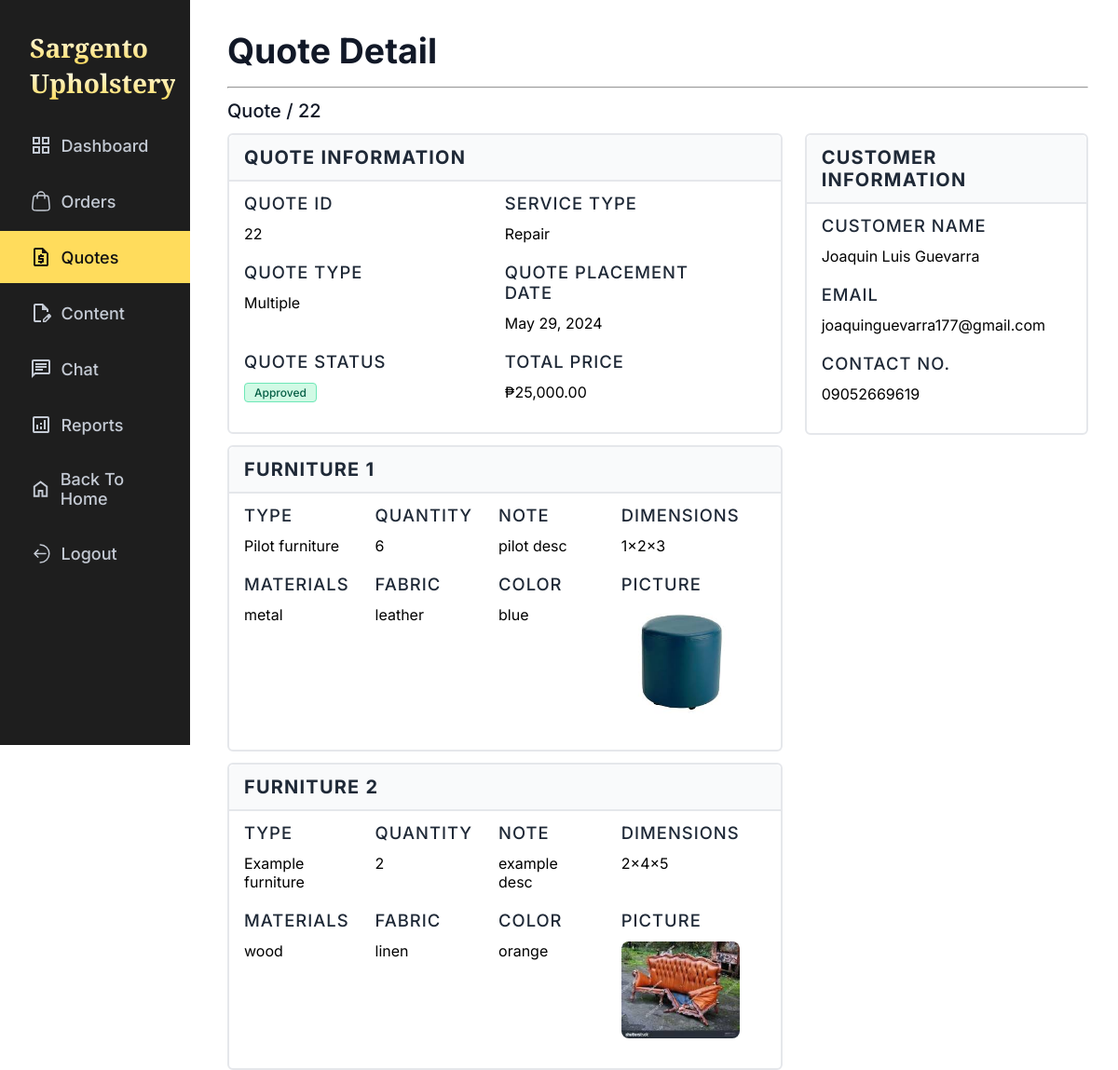
Page /admin/quotation_details.php?quote-id=22 (signed in) on the committed database.
### tables this page shows
CREATE TABLE `quotes` (
  `quote_id` int NOT NULL,
  `customer_id` int DEFAULT NULL,
  `service_type` enum('','repair','mto') DEFAULT NULL,
  `total_price` float DEFAULT NULL,
  `quote_status` enum('pending','approved','modified','rejected','accepted','cancelled') DEFAULT 'pending',
  `created_at` timestamp NULL DEFAULT CURRENT_TIMESTAMP,
  `updated_at` timestamp NULL DEFAULT CURRENT_TIMESTAMP ON UPDATE CURRENT_TIMESTAMP
);

CREATE TABLE `items` (
  `item_id` int NOT NULL,
  `quote_id` int DEFAULT NULL,
  `custom_id` int DEFAULT NULL,
  `furniture` varchar(255) DEFAULT NULL,
  `description` text,
  `item_ref_img` text,
  `quantity` int UNSIGNED DEFAULT NULL,
  `item_price` float DEFAULT NULL,
  `item_status` enum('pending','approved','modified','rejected','accepted','cancelled') DEFAULT 'pending'
);

CREATE TABLE `customs` (
  `custom_id` int NOT NULL,
  `dimensions` varchar(255) DEFAULT NULL,
  `materials` varchar(255) DEFAULT NULL,
  `fabric` varchar(255) DEFAULT NULL,
  `color` varchar(255) DEFAULT NULL
);

CREATE TABLE `users` (
  `user_id` int NOT NULL,
  `name` varchar(255) DEFAULT NULL,
  `email` varchar(255) NOT NULL,
  `password` char(255) NOT NULL,
  `user_type` enum('customer','admin') NOT NULL,
  `contact_number` varchar(11) NOT NULL,
  `token_hash` varchar(255) DEFAULT NULL,
  `token_expiry` datetime DEFAULT NULL
);

### admin/quotation_details.php (the view, shortened to what this page needs)
<?php
    include_once("../notif.php");
    include_once("../alert.php");
?>
<?php
    $quote_id = $_GET['quote-id'];
    $sql = "
        SELECT
            *
        FROM
            quotes Q
        LEFT JOIN
            items I USING(quote_id)
        JOIN
            users U ON Q.customer_id = U.user_id
        WHERE
            Q.quote_id = :quote_id
        ORDER BY
            Q.quote_id DESC
    ";
    $stmt = $conn->prepare($sql);
    $stmt->bindParam(':quote_id', $quote_id);
    $stmt->execute();
    $quote_details = $stmt->fetch(PDO::FETCH_ASSOC);
    $sql = "
        SELECT
            *
        FROM
            items
        LEFT JOIN
            customs USING(custom_id)
        WHERE
            quote_id = :quote_id";
    $stmt = $conn->prepare($sql);
    $stmt->bindParam(':quote_id', $quote_id);
    $stmt->execute();
    $items = $stmt->fetchAll(PDO::FETCH_ASSOC);
    $quote_type = count($items) > 1 ? 'multiple' : 'Single';
?>
<!DOCTYPE html>
<html lang="en">
<head>
    <link rel="stylesheet" href="../css/global.css">
    <link rel="stylesheet" href="../css/admin/quotations.css">
</head>
<body class="orders">
    <?php require 'sidebar.php' ?>
    <div class="order-detail">
        <p class="main-title">Quote Detail</p>
        <hr class="divider">
        <div class="breadcrumb">
            <a href="quotations.php">Quote </a>
            <span> / <?= $quote_details['quote_id'] ?></span>
        </div>
        <div class="detail">
            <div class="left">
                <div class="order-information ">
                    <p class="info-title">
                        QUOTE INFORMATION
                    </p>
                    <div class="info-order-detail quote-detail-main">
                        <div class="info">
                            <span class="info-name"> QUOTE ID </span>
                            <span class="info-detail">
                                <?= $quote_details['quote_id'] ?>
                            </span>
                        </div>
                        <div class="info">
                            <span class="info-name"> SERVICE TYPE </span>
                            <span class="info-detail">
                                <?= $quote_details['service_type'] === "mto" ? "MTO" : "Repair" ?>
                            </span>
                        </div>
                        <div class="info">
                            <span class="info-name"> QUOTE TYPE </span>
                            <span class="info-detail">
                                <?= ucfirst($quote_type) ?>
                            </span>
                        </div>
                        <div class="info">
                            <span class="info-name"> QUOTE PLACEMENT DATE </span>
                            <span class="info-detail">
                                <?= date('M d, Y', strtotime($quote_details['created_at']))?>
                            </span>
                        </div>
                        <div class="info">
                            <span class="info-name"> QUOTE STATUS </span>
                            <span class="info-detail status">
                                <span <?= "data-prod-status='{$quote_details['quote_status']}'" ?> >
                                    <?= ucfirst($quote_details['quote_status']) ?>
                                </span>
                            </span>
                        </div>
                        <?php if(!is_null($quote_details['total_price']) && $quote_details['total_price'] !== ''): ?>
                            <div class="info">
                                <span class="info-name">TOTAL PRICE</span>
                                <span class="info-detail">
                                    <?= '₱' . number_format($quote_details['total_price'], 2, '.', ',') ?>
                                </span>
                            </div>
                        <?php endif; ?>
                    </div>
                </div>
                <?php $counter = 0; foreach($items as $item): $counter++; ?>
                    <div class="order-information">
                        <p class="info-title">FURNITURE <?= $counter ?></p>
                        <div class="info-order-detail  quote-detail-item">
                            <div class="info">
                                <span class="info-name"> TYPE </span>
                                <span class="info-detail">
                                    <?= ucfirst($item['furniture']) ?>
                                </span>
                            </div>
                            <div class="info">
                                <span class="info-name"> QUANTITY </span>
                                <span class="info-detail">
                                    <?= $item['quantity'] ?>
                                </span>
                            </div>
                            <div class="info">
                                <span class="info-name"> NOTE </span>
                                <span class="info-detail">
                                    <?= $item['description'] ?>
                                </span>
                            </div>
                            <?php if(!is_null($item['dimensions']) && $item['dimensions'] !== ''): ?>
                                <div class="info">
                                    <span class="info-name">DIMENSIONS</span>
                                    <span class="info-detail">
                                        <?= $item['dimensions'] ?>
                                    </span>
                                </div>
                            <?php endif; ?>
                            <?php if(!is_null($item['materials']) && $item['materials'] !== ''): ?>
                                <div class="info">
                                    <span class="info-name">MATERIALS</span>
                                    <span class="info-detail">
                                        <?= $item['materials'] ?>
                                    </span>
                                </div>
                            <?php endif; ?>
                            <?php if(!is_null($item['fabric']) && $item['fabric'] !== ''): ?>
                                <div class="info">
                                    <span class="info-name">FABRIC</span>
                                    <span class="info-detail">
                                        <?= $item['fabric'] ?>
                                    </span>
                                </div>
                            <?php endif; ?>
                            <?php if(!is_null($item['color']) && $item['color'] !== ''): ?>
                                <div class="info">
                                    <span class="info-name">COLOR</span>
                                    <span class="info-detail">
                                        <?= $item['color'] ?>
                                    </span>
                                </div>
                            <?php endif; ?>
                            <?php if(!is_null($item['item_ref_img']) && $item['item_ref_img'] !== ''): ?>
                                <div class="info">
                                    <span class="info-name">PICTURE</span>
                                    <span class="info-detail">
                                        <img src='/<?= $item['item_ref_img'] ?>' alt='' class='repair-img'>
                                    </span>
                                </div>
                            <?php endif; ?>
                        </div>
                    </div>
                <?php endforeach; ?>
            </div>
            <div class="right">
                <div class="customer-information">
                    <p class="info-title">
                        CUSTOMER INFORMATION
                    </p>
                    <div class="info-order-detail customer-info">
                        <div class="info">
                            <span class="info-name">CUSTOMER NAME</span>
                            <span class="info-detail"><?= $quote_details['name'] ?></span>
                        </div>
                        <div class="info">
                            <span class="info-name">EMAIL</span>
                            <span class="info-detail"><?= $quote_details['email'] ?></span>
                        </div>
                        <div class="info">
                            <span class="info-name">CONTACT NO.</span>
                            <span class="info-detail"><?= $quote_details['contact_number'] ?></span>
                        </div>
                    </div>
                </div>
            </div>
        </div>
    </div>
</body>
</html>

### css/global.css (style rules this page uses)
:root { --fs-48: clamp(28px, 3.12vw, 48px); --fs-40: clamp(26px, 2.59vw, 40px); --fs-36: clamp(25px, 2.34vw, 36px); --fs-32: clamp(24px, 2.08vw, 32px); --fs-24: clamp(22px, 1.56vw, 24px); --fs-20: clamp(18px, 1.3vw, 20px); --fs-18: clamp(16px, 1.17vw, 18px); --fs-16: clamp(14px, 0.78vw, 16px); }
* { box-sizing: border-box; margin: 0; padding: 0; text-decoration: none; }
body { font-family: 'Playfair Display', sans-serif; }
.main-title { font-size: var(--fs-48); font-weight: bold; }

### css/admin/quotations.css (style rules this page uses)
.orders { display: flex; }
.main-title { color: var(--gray-900, #111827); font-size: 1.5rem; font-weight: 600; margin-bottom: 1rem; }
.divider { background: var(--gray-300, #D1D5DB); color: #D1D5DB; height: 0.0625rem; align-self: stretch; }
.status span { display: inline-block; padding: 0.125rem 0.625rem; width: auto; border-radius: 0.25rem; text-align: center; font-size: 0.75rem; font-weight: 500; cursor: pointer; text-transform: capitalize; }
.status span[data-prod-status="approved"] { color: var(--green-800, #065F46); border: 1px solid var(--green-300, #6EE7B7); background: var(--green-100, #D1FAE5); }
.order-detail { padding-left: 2.5rem; padding-top: 2rem; padding-right: 2rem; padding-bottom: 4rem; width: 83%; }
.info-title { border-radius: 0.375rem 0.375rem 0rem 0rem; border-bottom: 2px solid #E5E7EB; background: #F9FAFB; color: #1F2937; font-size: 1.25rem; font-weight: 700; letter-spacing: 0.075rem; padding: 0.75rem 1rem; }
.info-order-detail { display: flex; flex-wrap: wrap; padding: 0.75rem 1rem; height: fit-content; }
.info { display: flex; flex-direction: column; margin-right: 1.75rem; margin-bottom: 1.25rem; }
.info-name { color: #1F2937; font-size: 1.15rem; font-weight: 500; letter-spacing: 0.0625rem; margin-bottom: 0.75rem; }
.info-detail img { width: 100%; border-radius: 0.5rem; }
.repair-img { width: 100%; }
.quote-detail-main { display: grid; grid-template-columns: repeat(2, 1fr); }
.quote-detail-item { display: grid; grid-template-columns: repeat(4, 1fr); }

### rows in the picture
quotes: quote_id "22", created_at "May 29, 2024", quote_status "Approved", total_price "25,000.00"
items: furniture "Pilot furniture", quantity "6", description "pilot desc", custom.dimensions "1x2x3", custom.materials "metal", custom.fabric "leather", custom.color "blue", item_ref_img (picture)
items: furniture "Example furniture", quantity "2", description "example desc", custom.dimensions "2x4x5", custom.materials "wood", custom.fabric "linen", custom.color "orange", item_ref_img (picture)
users: name "Joaquin Luis Guevarra", email "joaquinguevarra177@gmail.com", contact_number "09052669619"

### other values in the picture
$quote_type "Multiple"
